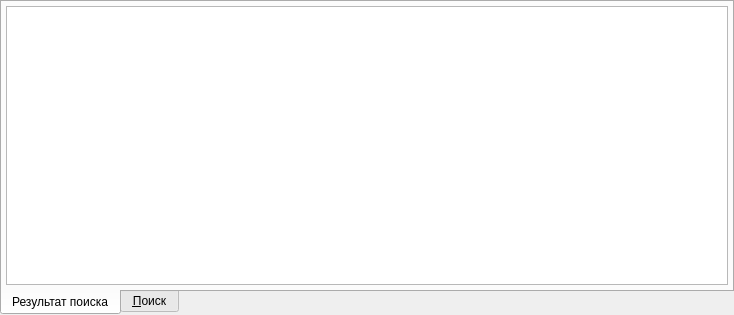
<?xml version="1.0" encoding="UTF-8"?>
<ui version="4.0">
 <class>ModelPatientComboBoxPopup</class>
 <widget class="QWidget" name="ModelPatientComboBoxPopup">
  <property name="geometry">
   <rect>
    <x>0</x>
    <y>0</y>
    <width>734</width>
    <height>315</height>
   </rect>
  </property>
  <property name="windowTitle">
   <string>Form</string>
  </property>
  <layout class="QGridLayout">
   <property name="margin">
    <number>0</number>
   </property>
   <property name="spacing">
    <number>0</number>
   </property>
   <item row="0" column="0">
    <widget class="QTabWidget" name="tabWidget">
     <property name="tabPosition">
      <enum>QTabWidget::South</enum>
     </property>
     <property name="tabShape">
      <enum>QTabWidget::Rounded</enum>
     </property>
     <property name="currentIndex">
      <number>0</number>
     </property>
     <widget class="QWidget" name="tabModelPatient">
      <attribute name="title">
       <string>Результат поиска</string>
      </attribute>
      <layout class="QVBoxLayout">
       <property name="spacing">
        <number>4</number>
       </property>
       <property name="margin">
        <number>4</number>
       </property>
       <item>
        <widget class="CTableView" name="tblModelPatient">
         <property name="horizontalScrollMode">
          <enum>QAbstractItemView::ScrollPerPixel</enum>
         </property>
        </widget>
       </item>
      </layout>
     </widget>
     <widget class="QWidget" name="tabSearch">
      <attribute name="title">
       <string>&amp;Поиск</string>
      </attribute>
      <layout class="QGridLayout">
       <property name="margin">
        <number>4</number>
       </property>
       <property name="spacing">
        <number>4</number>
       </property>
       <item row="5" column="2">
        <widget class="QDialogButtonBox" name="buttonBox">
         <property name="sizePolicy">
          <sizepolicy hsizetype="Fixed" vsizetype="Fixed">
           <horstretch>0</horstretch>
           <verstretch>0</verstretch>
          </sizepolicy>
         </property>
         <property name="orientation">
          <enum>Qt::Horizontal</enum>
         </property>
         <property name="standardButtons">
          <set>QDialogButtonBox::Apply|QDialogButtonBox::Reset</set>
         </property>
         <property name="centerButtons">
          <bool>false</bool>
         </property>
        </widget>
       </item>
       <item row="5" column="1">
        <spacer name="horizontalSpacer_2">
         <property name="orientation">
          <enum>Qt::Horizontal</enum>
         </property>
         <property name="sizeHint" stdset="0">
          <size>
           <width>40</width>
           <height>20</height>
          </size>
         </property>
        </spacer>
       </item>
       <item row="0" column="1" colspan="2">
        <widget class="CClientQuotingModelPatientComboBox" name="cmbQuoting"/>
       </item>
       <item row="0" column="0">
        <widget class="QLabel" name="label">
         <property name="text">
          <string>Квота</string>
         </property>
        </widget>
       </item>
       <item row="2" column="1" colspan="2">
        <widget class="QCheckBox" name="chkPreviousMKB">
         <property name="text">
          <string>Учитывать предварительный диагноз</string>
         </property>
         <property name="checked">
          <bool>true</bool>
         </property>
        </widget>
       </item>
       <item row="4" column="1">
        <spacer>
         <property name="orientation">
          <enum>Qt::Vertical</enum>
         </property>
         <property name="sizeHint" stdset="0">
          <size>
           <width>20</width>
           <height>141</height>
          </size>
         </property>
        </spacer>
       </item>
       <item row="1" column="1" colspan="2">
        <widget class="QCheckBox" name="chkQuotingPatientOnly">
         <property name="text">
          <string>Учитывать только квоты пациента</string>
         </property>
        </widget>
       </item>
       <item row="3" column="1" colspan="2">
        <widget class="QCheckBox" name="chkQuotingEvent">
         <property name="text">
          <string>Учитывать квоту, определенную в Событии</string>
         </property>
         <property name="checked">
          <bool>true</bool>
         </property>
        </widget>
       </item>
      </layout>
     </widget>
    </widget>
   </item>
  </layout>
 </widget>
 <customwidgets>
  <customwidget>
   <class>CTableView</class>
   <extends>QTableView</extends>
   <header>library/TableView.h</header>
  </customwidget>
  <customwidget>
   <class>CClientQuotingModelPatientComboBox</class>
   <extends>QComboBox</extends>
   <header>Quoting/QuotaTypeComboBox.h</header>
  </customwidget>
 </customwidgets>
 <tabstops>
  <tabstop>tabWidget</tabstop>
  <tabstop>buttonBox</tabstop>
  <tabstop>tblModelPatient</tabstop>
 </tabstops>
 <resources/>
 <connections/>
</ui>
